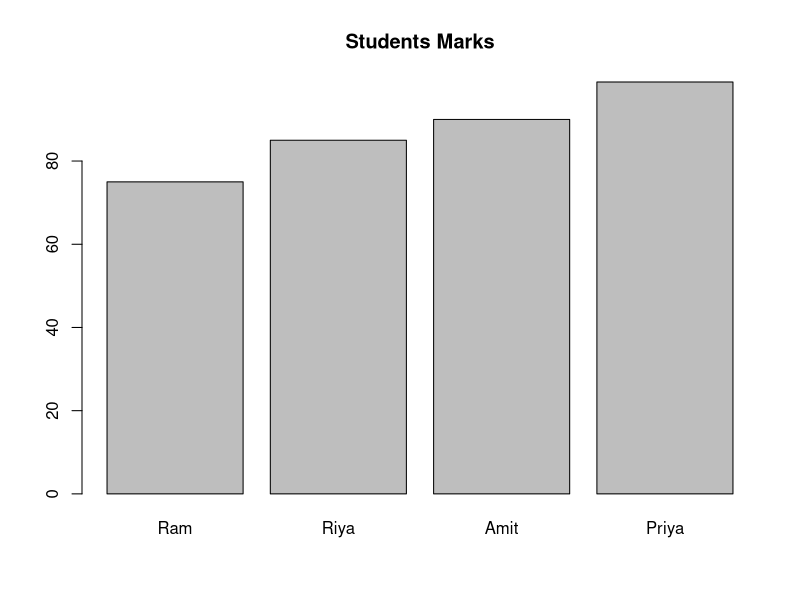
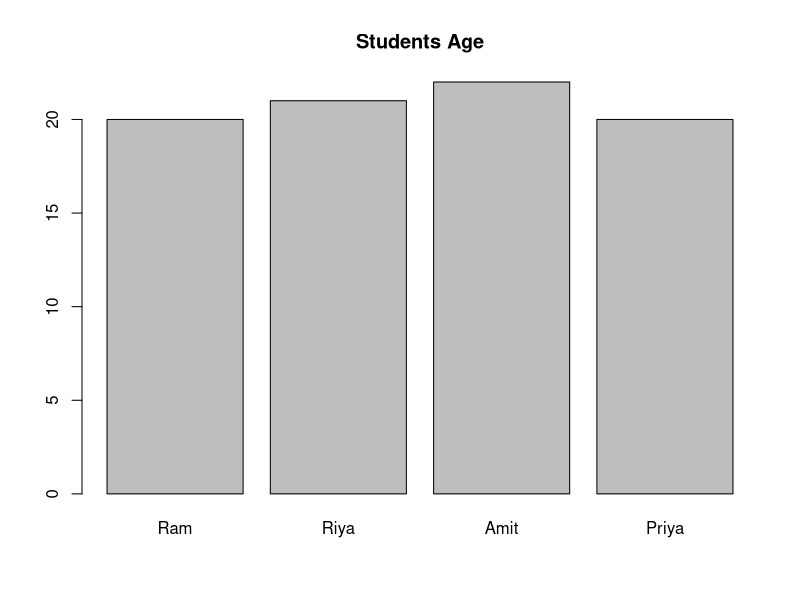
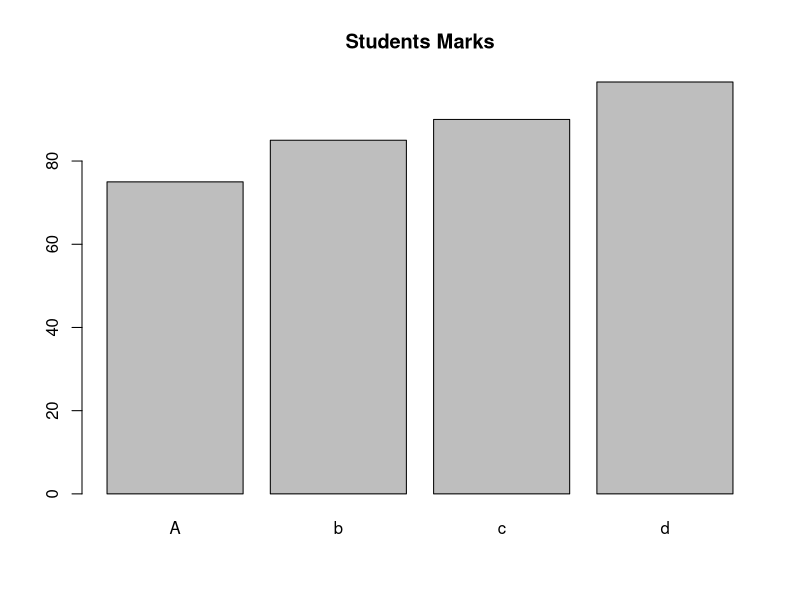
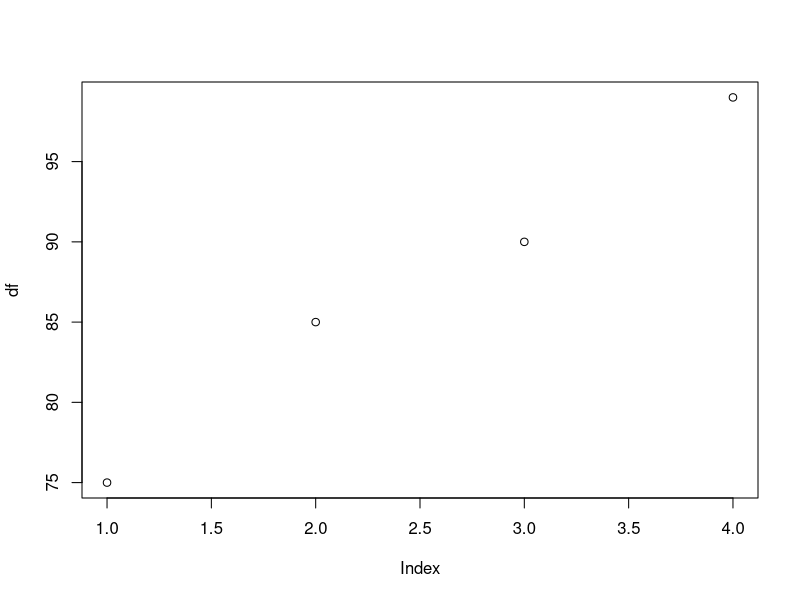
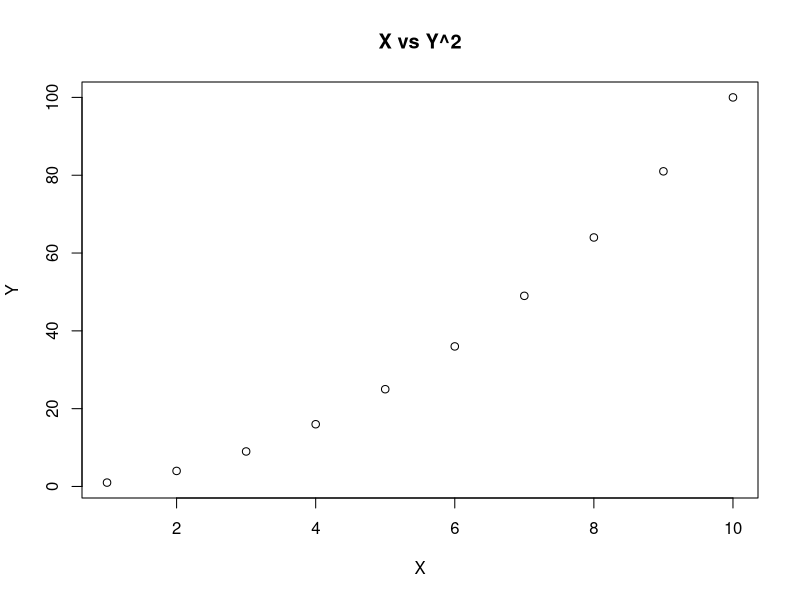

Write the R code that produced these figures, in order.

student <- data.frame(
  Name = c("Ram", "Riya", "Amit", "Priya"),
  Age = c(20, 21, 22, 20),
  Marks = c(75, 85, 90, 99)
)
barplot(student$Marks, names.arg = student$Name, main = "Students Marks")
barplot(student$Age, names.arg = student$Name, main = "Students Age")

# 2. Visualizing a basic vector
df <- c(75, 85, 90, 99)
barplot(df, names.arg = c("A", "b", "c", "d"), main = "Students Marks")
plot(df)

# 3. Visualizing multiple variables (Scatter plot)
x <- 1:10
y <- x^2
plot(x, y, main="X vs Y^2", xlab="X", ylab="Y")
